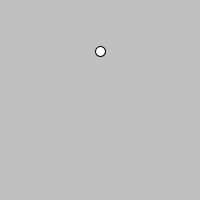
Frame 1 (no input)
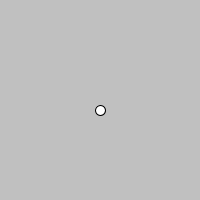
Frame 60 (the mouse pressed at the canvas centre just before this capture)
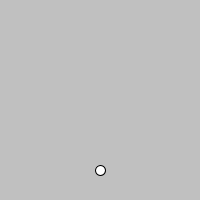
Frame 120 (the mouse held since frame 60 and released just before this capture)

The Processing sketch that drew these frames (run headless with seeded random() and noise(); from frame 60 on, the mouse is pressed at the canvas centre):

// Processing sketch: processing_119121
// ── processing_119121.pde

int diameter = 10;
int positionX = 50;
int Switch = 0;

void setup(){
  size(200,200);
}

void draw(){
  background(192);
  
  if(positionX >= width-diameter/2){
    Switch = 1;
  }
  if(positionX == diameter/2){
    Switch = 0;
  }
  if(Switch == 0){
    positionX++; //position = position + 1;
  }
else {
positionX--;
}
ellipse(100, positionX, diameter, diameter);
}
